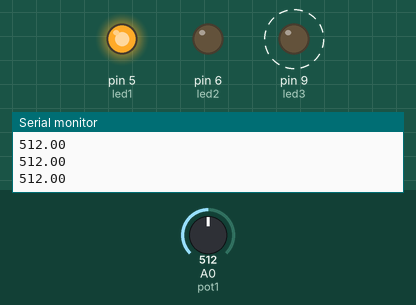
Recording of a sketch running on a simulated Arduino Uno, built with avr-gcc and run on an emulated ATmega328P. On the bench: output pins drawn as LEDs (lit = HIGH), the last lines printed to the serial monitor. Dashed ring = blinking. The inputs (shaded band) are chosen by the test bench; at power-on: A0 (pot1) = 512.

Above: at 1.2 s.
1.3 s: A0 (pot1) set to 505
At 1.8 s:
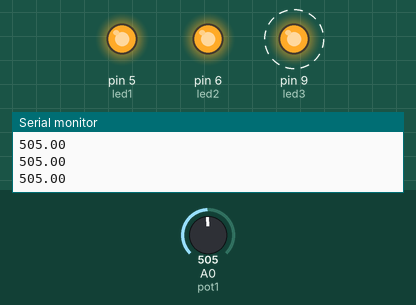
4.3 s: A0 (pot1) set to 778
At 4.8 s:
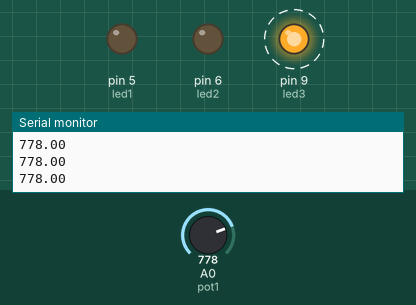
7.3 s: A0 (pot1) set to 754
At 7.9 s:
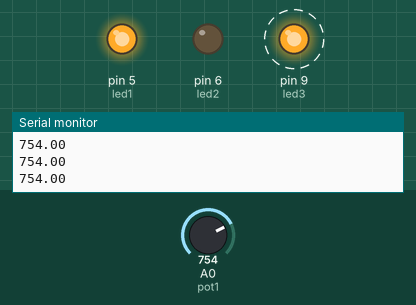
10.3 s: A0 (pot1) set to 900
At 11.5 s:
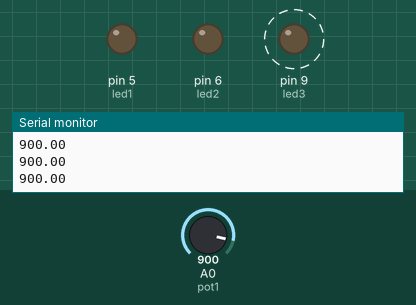
Timing chart, 0 to 14.3 s (numbered marks = the images above; inputs shaded):
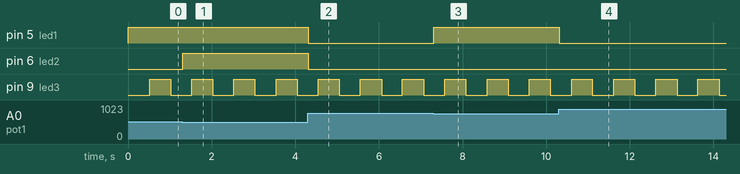

Measured:
- the behaviour switches between 512 and 511 on A0 (pot1) (found by bisection; images 0 and 1)
- the behaviour switches between 768 and 767 on A0 (pot1) (found by bisection; images 2 and 3)
- after the input at 1.3 s, pin 6 (led2): LOW → HIGH at once
- after the input at 4.3 s, pin 5 (led1), pin 6 (led2): HIGH → LOW at once
- after the input at 7.3 s, pin 5 (led1): LOW → HIGH at once
- after the input at 10.3 s, pin 5 (led1): HIGH → LOW at once
- by itself, pin 9 (led3): alternates HIGH for 0.51 s and LOW for 0.50 s

The sketch:

blink.ino
```cpp
// This blink is for the assignment that involves 3 leds and 1 pot pin

#define led1 5
#define led2 6
#define led3 9
#define pot1 A0

float pot1Data = 0;

//unsigned long curMillis = 0;
unsigned long preMillis = 0;
int interval = 500;
int led3State = LOW;

void setup() {
  // put your setup code here, to run once:
  pinMode(led1, OUTPUT);
  pinMode(led2, OUTPUT);
  pinMode(led3, OUTPUT);
  pinMode(pot1, INPUT);

  Serial.begin(9600);
}

void loop() {
  // put your main code here, to run repeatedly:
  pot1Data = analogRead(pot1);
  unsigned long curMillis = millis();

  Serial.println(pot1Data);

  if (curMillis - preMillis  >= interval) {
    preMillis = curMillis;

    if (led3State == LOW) {
      led3State = HIGH;
    } else {
      led3State = LOW;
    }
  }

  if (pot1Data < 256) {
    digitalWrite(led1, HIGH);
    digitalWrite(led2, HIGH);
    digitalWrite(led3, led3State);
  } else if (pot1Data >= 256 && pot1Data < 512) {
    digitalWrite(led1, HIGH);
    digitalWrite(led2, HIGH);
    digitalWrite(led3, led3State);
  } else if (pot1Data >= 512 && pot1Data < 768) {
    digitalWrite(led1, HIGH);
    digitalWrite(led2, LOW);
    digitalWrite(led3, led3State);
  } else if (pot1Data >= 768) {
    digitalWrite(led1, LOW);
    digitalWrite(led2, LOW);
    digitalWrite(led3, led3State);
  }

}
```
